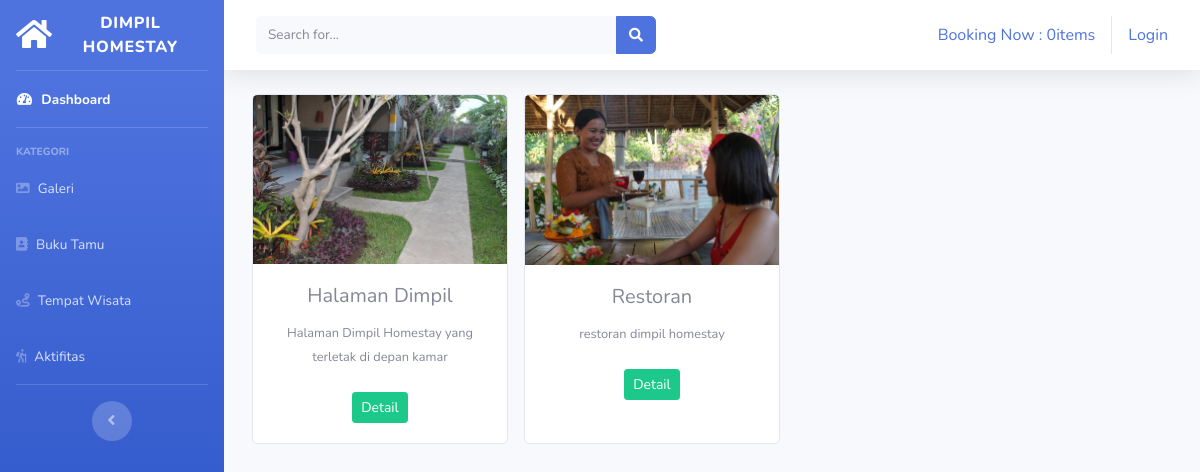
The page /dimpilhomestay/index.php/kategori/galeri on the database its author committed.
### tables this page shows
CREATE TABLE `tb_galeri` (
  `id_galeri` int(11) NOT NULL,
  `judul` varchar(225) NOT NULL,
  `deskripsi` varchar(225) NOT NULL,
  `tanggal` date NOT NULL,
  `gambar_galeri` varchar(500) NOT NULL
);

### dimpilhomestay/application/controllers/Kategori.php (called while the page is built, shortened)
<?php
class Kategori extends CI_Controller{
	public function galeri()
	{
		$data['galeri'] = $this->model_galeri->tampil_data()->result();
		$this->load->view('templates/header');
		$this->load->view('templates/sidebar');
		$this->load->view('galeri',$data);
		$this->load->view('templates/footer');
	}
}

### dimpilhomestay/index.php (called while the page is built, shortened)
<?php
require_once BASEPATH.'core/CodeIgniter.php';

### dimpilhomestay/application/models/model_galeri.php (called while the page is built, shortened)
<?php
class Model_galeri extends CI_Model{
	public function tampil_data(){
		return $this->db->get('tb_galeri');
	}
}

### dimpilhomestay/application/views/galeri.php (the view)
<div class="container-fluid">
	<div class="row text-center mt-4">
		<?php foreach ($galeri as $g) : ?>
			<div class="card ml-3" style="width: 16rem;">
			  <img src="<?php echo base_url().'/uploads/'.$g->gambar_galeri ?>" class="card-img-top">
			  <div class="card-body">
			    <h5 class="card-title"><?php echo $g->judul ?></h5>
			    <small><?php echo $g->deskripsi ?></small><br><br>
			    <?php echo anchor('dashboard/detail_galeri/'.$g->id_galeri, '<div class="btn btn-sm btn-success">Detail</div>') ?>
			  </div>
			</div>
		<?php endforeach; ?>
	</div>
</div>

### rows shown on the page
tb_galeri: gambar_galeri (picture), judul "Halaman Dimpil", deskripsi "Halaman Dimpil Homestay yang terletak di depan kamar", id_galeri "Detail"
tb_galeri: gambar_galeri (picture), judul "Restoran", deskripsi "restoran dimpil homestay", id_galeri "Detail"

### other values the page prints
anchor('dashboard/detail_booking', $booking) "Booking Now : 0items"
anchor('auth/login', 'Login') "Login"
